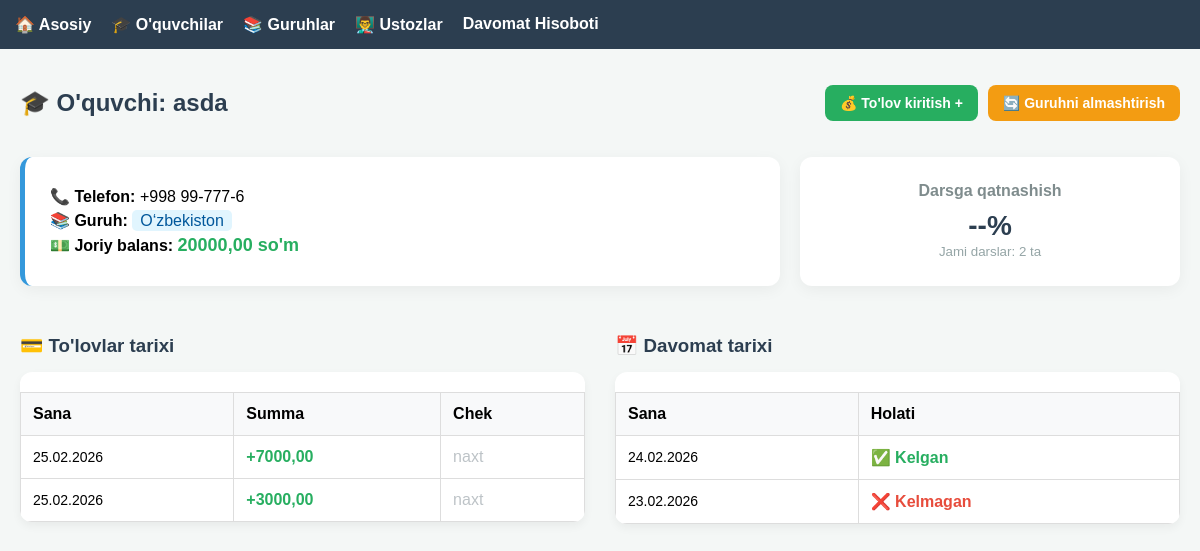
The page /student/3/ on the database as committed earlier.
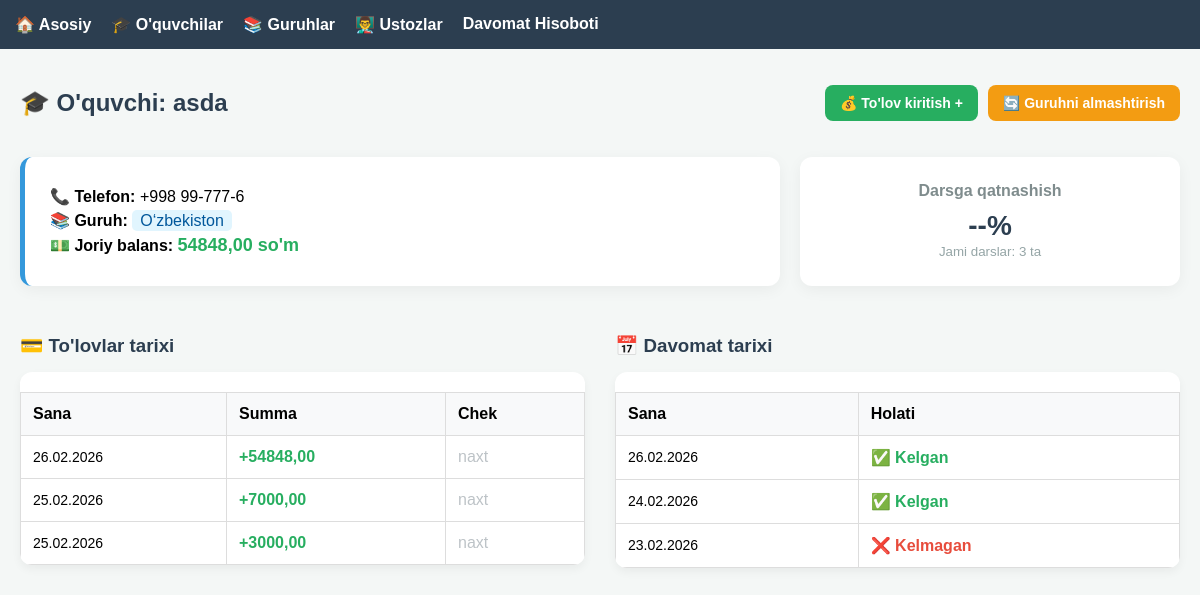
The same page on the database as committed later.
### markaz/models.py (models this page shows, shortened)
class Student(models.Model):
    full_name = models.CharField(max_length=200)
    phone = models.CharField(max_length=13)
    group = models.ForeignKey(Group, on_delete=models.CASCADE, related_name='students')
    balance = models.DecimalField(max_digits=12, decimal_places=2, default=0)
    pay_until = models.DateField(null=True, blank=True, verbose_name="To'lov muddati")

class Payment(models.Model):
    PAYMENT_TYPES = (
        ('cash', 'Naqd'),
        ('click', 'Click / Payme'),
    )
    student = models.ForeignKey(Student, on_delete=models.CASCADE, related_name='payments')
    amount = models.DecimalField(max_digits=12, decimal_places=2)
    payment_type = models.CharField(max_length=10, choices=PAYMENT_TYPES)
    receipt_image = models.ImageField(upload_to='receipts/', null=True, blank=True) # Chek rasmi
    date = models.DateTimeField(auto_now_add=True)

class Attendance(models.Model):
    student = models.ForeignKey(Student, on_delete=models.CASCADE)
    group = models.ForeignKey(Group, on_delete=models.CASCADE)
    date = models.DateField()
    is_present = models.BooleanField(default=True)
    reason_type = models.CharField(
        max_length=20,
        choices=[('sababli', 'Sababli'), ('sababsiz', 'Sababsiz')],
        null=True,
        blank=True
    )
    comment = models.TextField(null=True, blank=True)

class Group(models.Model):
    name = models.CharField(max_length=100)
    teacher = models.ForeignKey(Teacher, on_delete=models.SET_NULL, null=True)
    price = models.DecimalField(max_digits=10, decimal_places=2, default=0) # Kurs narxi

### markaz/views.py (the view)
# urls.py: path('student/<int:student_id>/', views.student_detail, name='student_detail'),
def student_detail(request, student_id):
    student = get_object_or_404(Student, id=student_id)
    payments = student.payments.all().order_by('-date')
    attendances = Attendance.objects.filter(student=student).order_by('-date')
    context = {
        'student': student,
        'payments': payments,
        'attendances': attendances,
    }
    return render(request, 'student_detail.html', context)

### templates/student_detail.html (shortened to what the changed rows need)
{% extends 'base.html' %}
{% block content %}
<div style="display: flex; justify-content: space-between; align-items: center; margin-bottom: 20px;">
    <h2 style="color: #2c3e50;">🎓 O'quvchi: {{ student.full_name }}</h2>
    <div style="display: flex; gap: 10px;">
        <a href="{% url 'add_payment' student.id %}" style="background: #27ae60; color: white; padding: 10px 15px; text-decoration: none; border-radius: 8px; font-weight: bold; font-size: 14px;">
        </a>
        <a href="{% url 'move_student' student.id %}" style="background: #f39c12; color: white; padding: 10px 15px; text-decoration: none; border-radius: 8px; font-weight: bold; font-size: 14px;">
        </a>
    </div>
</div>
<div style="display: grid; grid-template-columns: 2fr 1fr; gap: 20px; margin-bottom: 30px;">
    <div style="background: white; padding: 25px; border-radius: 12px; box-shadow: 0 4px 15px rgba(0,0,0,0.05); border-left: 5px solid #3498db;">
        <p style="margin: 5px 0;"><b>📞 Telefon:</b> {{ student.phone }}</p>
        <p style="margin: 5px 0;"><b>📚 Guruh:</b> <span style="background: #e1f5fe; padding: 2px 8px; border-radius: 5px; color: #01579b;">{{ student.group.name }}</span></p>
        <p style="margin: 5px 0;"><b>💵 Joriy balans:</b>
            <span style="color: {% if student.balance < 0 %}#e74c3c{% else %}#27ae60{% endif %}; font-weight: bold; font-size: 18px;">
                {{ student.balance }} so'm
            </span>
        </p>
    </div>
    <div style="background: white; padding: 25px; border-radius: 12px; box-shadow: 0 4px 15px rgba(0,0,0,0.05); text-align: center;">
        <h4 style="margin: 0 0 10px 0; color: #7f8c8d;">Darsga qatnashish</h4>
        <div style="font-size: 28px; font-weight: bold; color: #2c3e50;">
            {{ attendance_percentage|default:"--" }}%
        </div>
        <small style="color: #95a5a6;">Jami darslar: {{ student.attendance_set.count }} ta</small>
    </div>
</div>
<div style="display: grid; grid-template-columns: 1fr 1fr; gap: 30px;">
    <div>
        <div style="background: white; border-radius: 12px; overflow: hidden; box-shadow: 0 4px 10px rgba(0,0,0,0.05);">
            <table width="100%" style="border-collapse: collapse; text-align: left;">
                <thead style="background: #f8f9fa;">
                    <tr>
                        <th style="padding: 12px;">Sana</th>
                        <th style="padding: 12px;">Summa</th>
                        <th style="padding: 12px;">Chek</th>
                    </tr>
                </thead>
                <tbody>
                    {% for payment in student.payments.all|dictsortreversed:"date" %}
                    <tr style="border-bottom: 1px solid #eee;">
                        <td style="padding: 12px; font-size: 14px;">{{ payment.date|date:"d.m.Y" }}</td>
                        <td style="padding: 12px; font-weight: bold; color: #27ae60;">+{{ payment.amount }}</td>
                        <td style="padding: 12px;">
                            {% if payment.receipt_image %}
                                <a href="{{ payment.receipt_image.url }}" target="_blank" style="text-decoration: none; font-size: 20px;">🖼️</a>
                            {% else %}
                                <span style="color: #bdc3c7;">naxt</span>
                            {% endif %}
                        </td>
                    </tr>
                    {% empty %}
                    <tr><td colspan="3" style="padding: 20px; text-align: center; color: #95a5a6;">To'lovlar yo'q</td></tr>
                    {% endfor %}
                </tbody>
            </table>
        </div>
    </div>
    <div>
        <div style="background: white; border-radius: 12px; overflow: hidden; box-shadow: 0 4px 10px rgba(0,0,0,0.05);">
            <table width="100%" style="border-collapse: collapse; text-align: left;">
                <thead style="background: #f8f9fa;">
                    <tr>
                        <th style="padding: 12px;">Sana</th>
                        <th style="padding: 12px;">Holati</th>
                    </tr>
                </thead>
                <tbody>
                    {% for attendance in student.attendance_set.all|dictsortreversed:"date" %}
                    <tr style="border-bottom: 1px solid #eee;">
                        <td style="padding: 12px; font-size: 14px;">{{ attendance.date|date:"d.m.Y" }}</td>
                        <td style="padding: 12px;">
                            {% if attendance.is_present %}
                                <span style="color: #27ae60; font-weight: bold;">✅ Kelgan</span>
                            {% else %}
                                <span style="color: #e74c3c; font-weight: bold;">❌ Kelmagan</span>
                            {% endif %}
                        </td>
                    </tr>
                    {% empty %}
                    <tr><td colspan="2" style="padding: 20px; text-align: center; color: #95a5a6;">Davomat qayd etilmagan</td></tr>
                    {% endfor %}
                </tbody>
            </table>
        </div>
    </div>
</div>
{% endblock %}

Rows that differ between the two databases and show on the page:
changed Student "asda": balance "20000,00" → "54848,00"; attendance_set.count "2" → "3"
added Payment: date "26.02.2026", amount "54848,00", receipt_image "naxt"
added Attendance: date "26.02.2026", is_present "✅ Kelgan"
